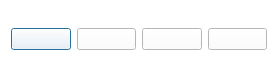
<?xml version="1.0" encoding="UTF-8"?>
<ui version="4.0">
 <class>choosewhite</class>
 <widget class="QDialog" name="choosewhite">
  <property name="enabled">
   <bool>true</bool>
  </property>
  <property name="geometry">
   <rect>
    <x>0</x>
    <y>0</y>
    <width>278</width>
    <height>78</height>
   </rect>
  </property>
  <property name="palette">
   <palette>
    <active>
     <colorrole role="WindowText">
      <brush brushstyle="SolidPattern">
       <color alpha="255">
        <red>255</red>
        <green>255</green>
        <blue>255</blue>
       </color>
      </brush>
     </colorrole>
     <colorrole role="Button">
      <brush brushstyle="SolidPattern">
       <color alpha="255">
        <red>255</red>
        <green>255</green>
        <blue>255</blue>
       </color>
      </brush>
     </colorrole>
     <colorrole role="Light">
      <brush brushstyle="SolidPattern">
       <color alpha="255">
        <red>255</red>
        <green>255</green>
        <blue>255</blue>
       </color>
      </brush>
     </colorrole>
     <colorrole role="Midlight">
      <brush brushstyle="SolidPattern">
       <color alpha="255">
        <red>255</red>
        <green>255</green>
        <blue>255</blue>
       </color>
      </brush>
     </colorrole>
     <colorrole role="Dark">
      <brush brushstyle="SolidPattern">
       <color alpha="255">
        <red>255</red>
        <green>255</green>
        <blue>255</blue>
       </color>
      </brush>
     </colorrole>
     <colorrole role="Mid">
      <brush brushstyle="SolidPattern">
       <color alpha="255">
        <red>255</red>
        <green>255</green>
        <blue>255</blue>
       </color>
      </brush>
     </colorrole>
     <colorrole role="Text">
      <brush brushstyle="SolidPattern">
       <color alpha="255">
        <red>255</red>
        <green>255</green>
        <blue>255</blue>
       </color>
      </brush>
     </colorrole>
     <colorrole role="ButtonText">
      <brush brushstyle="SolidPattern">
       <color alpha="255">
        <red>255</red>
        <green>255</green>
        <blue>255</blue>
       </color>
      </brush>
     </colorrole>
     <colorrole role="Base">
      <brush brushstyle="SolidPattern">
       <color alpha="255">
        <red>255</red>
        <green>255</green>
        <blue>255</blue>
       </color>
      </brush>
     </colorrole>
     <colorrole role="Window">
      <brush brushstyle="SolidPattern">
       <color alpha="255">
        <red>255</red>
        <green>255</green>
        <blue>255</blue>
       </color>
      </brush>
     </colorrole>
     <colorrole role="Shadow">
      <brush brushstyle="SolidPattern">
       <color alpha="255">
        <red>255</red>
        <green>255</green>
        <blue>255</blue>
       </color>
      </brush>
     </colorrole>
     <colorrole role="ToolTipText">
      <brush brushstyle="SolidPattern">
       <color alpha="255">
        <red>255</red>
        <green>255</green>
        <blue>255</blue>
       </color>
      </brush>
     </colorrole>
    </active>
    <inactive>
     <colorrole role="WindowText">
      <brush brushstyle="SolidPattern">
       <color alpha="255">
        <red>255</red>
        <green>255</green>
        <blue>255</blue>
       </color>
      </brush>
     </colorrole>
     <colorrole role="Button">
      <brush brushstyle="SolidPattern">
       <color alpha="255">
        <red>255</red>
        <green>255</green>
        <blue>255</blue>
       </color>
      </brush>
     </colorrole>
     <colorrole role="Light">
      <brush brushstyle="SolidPattern">
       <color alpha="255">
        <red>255</red>
        <green>255</green>
        <blue>255</blue>
       </color>
      </brush>
     </colorrole>
     <colorrole role="Midlight">
      <brush brushstyle="SolidPattern">
       <color alpha="255">
        <red>255</red>
        <green>255</green>
        <blue>255</blue>
       </color>
      </brush>
     </colorrole>
     <colorrole role="Dark">
      <brush brushstyle="SolidPattern">
       <color alpha="255">
        <red>255</red>
        <green>255</green>
        <blue>255</blue>
       </color>
      </brush>
     </colorrole>
     <colorrole role="Mid">
      <brush brushstyle="SolidPattern">
       <color alpha="255">
        <red>255</red>
        <green>255</green>
        <blue>255</blue>
       </color>
      </brush>
     </colorrole>
     <colorrole role="Text">
      <brush brushstyle="SolidPattern">
       <color alpha="255">
        <red>255</red>
        <green>255</green>
        <blue>255</blue>
       </color>
      </brush>
     </colorrole>
     <colorrole role="ButtonText">
      <brush brushstyle="SolidPattern">
       <color alpha="255">
        <red>255</red>
        <green>255</green>
        <blue>255</blue>
       </color>
      </brush>
     </colorrole>
     <colorrole role="Base">
      <brush brushstyle="SolidPattern">
       <color alpha="255">
        <red>255</red>
        <green>255</green>
        <blue>255</blue>
       </color>
      </brush>
     </colorrole>
     <colorrole role="Window">
      <brush brushstyle="SolidPattern">
       <color alpha="255">
        <red>255</red>
        <green>255</green>
        <blue>255</blue>
       </color>
      </brush>
     </colorrole>
     <colorrole role="Shadow">
      <brush brushstyle="SolidPattern">
       <color alpha="255">
        <red>255</red>
        <green>255</green>
        <blue>255</blue>
       </color>
      </brush>
     </colorrole>
     <colorrole role="ToolTipText">
      <brush brushstyle="SolidPattern">
       <color alpha="255">
        <red>255</red>
        <green>255</green>
        <blue>255</blue>
       </color>
      </brush>
     </colorrole>
    </inactive>
    <disabled>
     <colorrole role="WindowText">
      <brush brushstyle="SolidPattern">
       <color alpha="255">
        <red>255</red>
        <green>255</green>
        <blue>255</blue>
       </color>
      </brush>
     </colorrole>
     <colorrole role="Button">
      <brush brushstyle="SolidPattern">
       <color alpha="255">
        <red>255</red>
        <green>255</green>
        <blue>255</blue>
       </color>
      </brush>
     </colorrole>
     <colorrole role="Light">
      <brush brushstyle="SolidPattern">
       <color alpha="255">
        <red>255</red>
        <green>255</green>
        <blue>255</blue>
       </color>
      </brush>
     </colorrole>
     <colorrole role="Midlight">
      <brush brushstyle="SolidPattern">
       <color alpha="255">
        <red>255</red>
        <green>255</green>
        <blue>255</blue>
       </color>
      </brush>
     </colorrole>
     <colorrole role="Dark">
      <brush brushstyle="SolidPattern">
       <color alpha="255">
        <red>255</red>
        <green>255</green>
        <blue>255</blue>
       </color>
      </brush>
     </colorrole>
     <colorrole role="Mid">
      <brush brushstyle="SolidPattern">
       <color alpha="255">
        <red>255</red>
        <green>255</green>
        <blue>255</blue>
       </color>
      </brush>
     </colorrole>
     <colorrole role="Text">
      <brush brushstyle="SolidPattern">
       <color alpha="255">
        <red>255</red>
        <green>255</green>
        <blue>255</blue>
       </color>
      </brush>
     </colorrole>
     <colorrole role="ButtonText">
      <brush brushstyle="SolidPattern">
       <color alpha="255">
        <red>255</red>
        <green>255</green>
        <blue>255</blue>
       </color>
      </brush>
     </colorrole>
     <colorrole role="Base">
      <brush brushstyle="SolidPattern">
       <color alpha="255">
        <red>255</red>
        <green>255</green>
        <blue>255</blue>
       </color>
      </brush>
     </colorrole>
     <colorrole role="Window">
      <brush brushstyle="SolidPattern">
       <color alpha="255">
        <red>255</red>
        <green>255</green>
        <blue>255</blue>
       </color>
      </brush>
     </colorrole>
     <colorrole role="Shadow">
      <brush brushstyle="SolidPattern">
       <color alpha="255">
        <red>255</red>
        <green>255</green>
        <blue>255</blue>
       </color>
      </brush>
     </colorrole>
     <colorrole role="ToolTipText">
      <brush brushstyle="SolidPattern">
       <color alpha="255">
        <red>255</red>
        <green>255</green>
        <blue>255</blue>
       </color>
      </brush>
     </colorrole>
    </disabled>
   </palette>
  </property>
  <property name="contextMenuPolicy">
   <enum>Qt::NoContextMenu</enum>
  </property>
  <property name="windowTitle">
   <string/>
  </property>
  <property name="windowOpacity">
   <double>1.000000000000000</double>
  </property>
  <layout class="QVBoxLayout" name="verticalLayout">
   <item>
    <layout class="QHBoxLayout" name="horizontalLayout">
     <item>
      <widget class="QPushButton" name="whorsebutton">
       <property name="enabled">
        <bool>true</bool>
       </property>
       <property name="text">
        <string/>
       </property>
       <property name="icon">
        <iconset resource="img.qrc">
         <normaloff>:/img/img/whorse.png</normaloff>:/img/img/whorse.png</iconset>
       </property>
       <property name="iconSize">
        <size>
         <width>48</width>
         <height>52</height>
        </size>
       </property>
      </widget>
     </item>
     <item>
      <widget class="QPushButton" name="wbishopbutton">
       <property name="enabled">
        <bool>true</bool>
       </property>
       <property name="text">
        <string/>
       </property>
       <property name="icon">
        <iconset resource="img.qrc">
         <normaloff>:/img/img/wbishop.png</normaloff>:/img/img/wbishop.png</iconset>
       </property>
       <property name="iconSize">
        <size>
         <width>48</width>
         <height>52</height>
        </size>
       </property>
      </widget>
     </item>
     <item>
      <widget class="QPushButton" name="wtowerbutton">
       <property name="enabled">
        <bool>true</bool>
       </property>
       <property name="text">
        <string/>
       </property>
       <property name="icon">
        <iconset resource="img.qrc">
         <normaloff>:/img/img/wtower.png</normaloff>:/img/img/wtower.png</iconset>
       </property>
       <property name="iconSize">
        <size>
         <width>48</width>
         <height>52</height>
        </size>
       </property>
      </widget>
     </item>
     <item>
      <widget class="QPushButton" name="wqueenbutton">
       <property name="enabled">
        <bool>true</bool>
       </property>
       <property name="text">
        <string/>
       </property>
       <property name="icon">
        <iconset resource="img.qrc">
         <normaloff>:/img/img/wqueen.png</normaloff>:/img/img/wqueen.png</iconset>
       </property>
       <property name="iconSize">
        <size>
         <width>48</width>
         <height>52</height>
        </size>
       </property>
      </widget>
     </item>
    </layout>
   </item>
  </layout>
 </widget>
 <resources>
  <include location="img.qrc"/>
 </resources>
 <connections/>
</ui>
